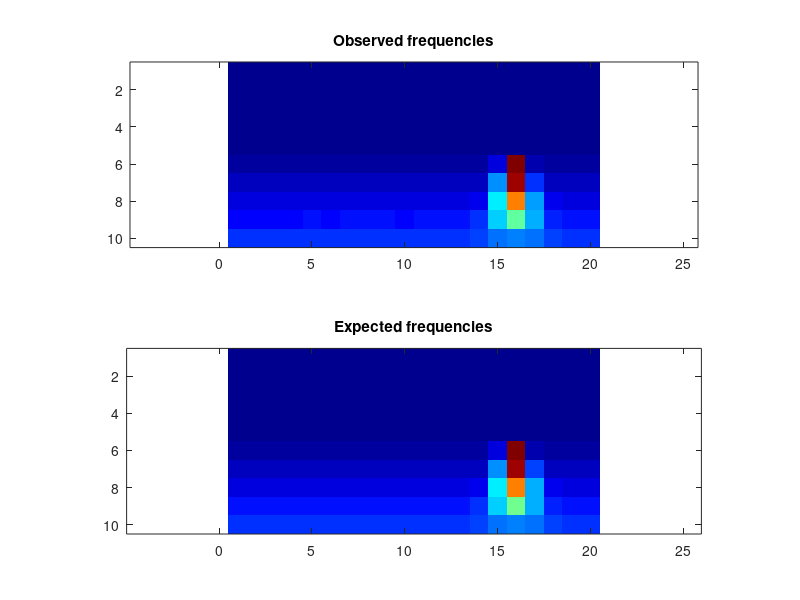

Source code (MATLAB):
obsFrequencies = [ 0, 0, 0, 0, 0, 0, 0, 0, 0, 0, 0, 0, 0, 0, 0, 0, 0, 0, 0, 0; 0, 0, 0, 0, 0, 0, 0, 0, 0, 0, 0, 0, 0, 0, 0, 0, 0, 0, 0, 0; 0, 0, 0, 0, 0, 0, 0, 0, 0, 0, 0, 0, 0, 0, 0, 0, 0, 0, 0, 0; 0, 0, 0, 0, 0, 0, 0, 0, 0, 0, 0, 0, 0, 0, 0, 0, 0, 0, 0, 0; 0, 0, 0, 0, 0, 0, 0, 0, 0, 0, 0, 0, 0, 0, 0, 0, 0, 0, 0, 0; 1152, 1223, 1208, 1130, 1243, 1226, 1198, 1179, 1242, 1262, 1177, 1163, 1183, 1189, 6108, 67056, 3088, 1264, 1210, 1226; 3723, 3587, 3537, 3618, 3596, 3591, 3535, 3555, 3658, 3537, 3654, 3642, 3577, 3558, 16805, 64079, 11409, 3660, 3735, 3641; 6078, 6141, 5989, 5909, 5987, 5921, 5979, 5987, 5915, 6044, 5979, 5886, 5975, 6914, 23337, 49981, 18770, 6584, 5846, 6048; 8283, 8357, 8278, 8351, 8419, 8264, 8413, 8458, 8437, 8338, 8437, 8476, 8521, 10846, 21824, 31373, 19546, 9844, 8653, 8472; 10954, 10863, 10677, 10984, 10755, 10737, 10912, 10897, 10808, 10979, 10729, 10804, 11263, 12481, 15084, 16428, 14760, 12288, 11258, 11042 ];
expFrequencies = [ 0, 0, 0, 0, 0, 0, 0, 0, 0, 0, 0, 0, 0, 0, 0, 0, 0, 0, 0, 0; 0, 0, 0, 0, 0, 0, 0, 0, 0, 0, 0, 0, 0, 0, 0, 0, 0, 0, 0, 0; 0, 0, 0, 0, 0, 0, 0, 0, 0, 0, 0, 0, 0, 0, 0, 0, 0, 0, 0, 0; 0, 0, 0, 0, 0, 0, 0, 0, 0, 0, 0, 0, 0, 0, 0, 0, 0, 0, 0, 0; 0, 0, 0, 0, 0, 0, 0, 0, 0, 0, 0, 0, 0, 0, 0, 0, 0, 0, 0, 0; 1200, 1200, 1200, 1200, 1200, 1200, 1200, 1200, 1200, 1200, 1200, 1200, 1200, 1200.37, 6077.55, 66982.1, 3087.4, 1200.06, 1200, 1200; 3600, 3600, 3600, 3600, 3600, 3600, 3600, 3600, 3600, 3600, 3600, 3600, 3600.03, 3674.52, 16800.9, 64151.5, 11567.2, 3628.99, 3600.01, 3600; 6000, 6000, 6000, 6000, 6000, 6000, 6000, 6000, 6000, 6000, 6000, 6000.02, 6007.75, 6840.03, 23291.2, 49896.5, 18847.5, 6479.69, 6003.68, 6000.01; 8400.1, 8400, 8400, 8400, 8400, 8400, 8400, 8400, 8400, 8400.01, 8400.17, 8405.75, 8551.71, 10679.5, 21731.2, 31611.3, 19590.4, 10046.2, 8499.15, 8403.57; 10826.4, 10811.5, 10806.1, 10804.1, 10803.3, 10803.1, 10803.4, 10804.3, 10806.7, 10812.7, 10830.2, 10904.5, 11246.6, 12509.5, 15073.6, 16523.9, 14699.2, 12247.9, 11165, 10886.5 ];
colormap(jet);
clf; subplot(2,1,1);
imagesc(obsFrequencies);
title('Observed frequencies');
axis equal;
subplot(2,1,2);
imagesc(expFrequencies);
axis equal;
title('Expected frequencies');
